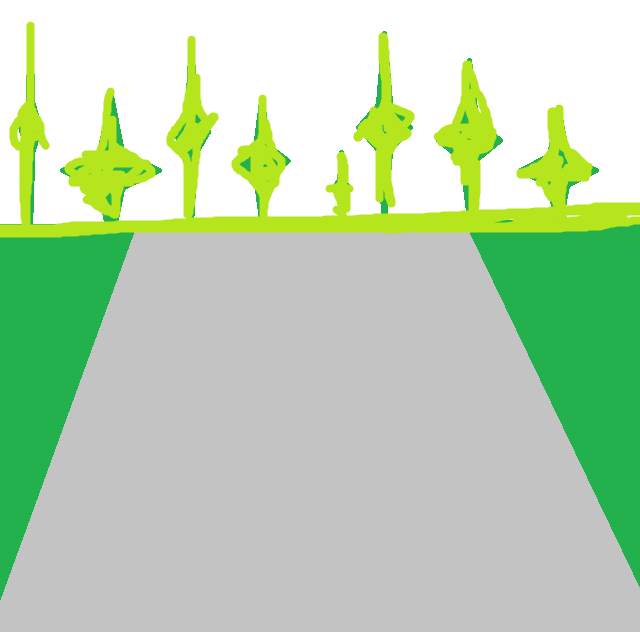
#> input picture pics/path.png, 640 x 632 px, found by its file name
$ python pathplanning.py
#> lines starting #> are read from the running program, lines starting #| are printed output that depends on the picture; after the words box and inside, x2 and y2 are one past the last pixel; in counts of white or black regions, pixels touching at a corner belong together
import cv2
import numpy as np

img = cv2.imread("pics/path.png")
#> img is the input picture: shape (632, 640, 3); mean B, G, R 179.9, 212, 187.3

#Converting to hsv for preprocessing
hsv = cv2.cvtColor(img,cv2.COLOR_BGR2HSV)
#> hsv: shape (632, 640, 3); mean H, S, V 13.2, 48.8, 212
edges = cv2.Canny(img,50,150,apertureSize = 3)
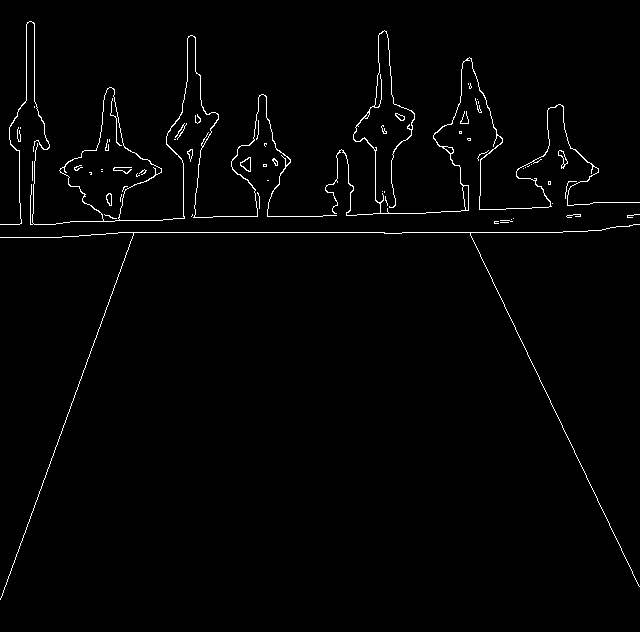
#> edges: shape (632, 640); 1.5% white in thin lines or dots

#Restricting view to Region Of Interest
height = np.size(hsv,0)
#> height = 632
width = np.size(hsv,1)
#> width = 640
hsv = hsv[(int)(5*height/14):height, 0:width]
#> hsv: shape (407, 640, 3); mean H, S, V 15.3, 47.7, 191.9

#Finding Min and Max HSV
h=[]
s=[]
v=[]

for i in hsv:
    for j in i:
        h.append(j[0])
        s.append(j[1])
        v.append(j[2])
#> after the loop, h = 260480 items; s = 260480 items; v = 260480 items

hmin = min(h)
#> hmin = 0
smin = min(s)
#> smin = 0
vmin = min(v)
#> vmin = 177
hmax = max(h)
#> hmax = 69
smax = max(s)
#> smax = 223
vmax = max(v)
#> vmax = 230

rangeMin = np.array([hmin, smin, vmin])
#> rangeMin = [0, 0, 177]
rangemax = np.array([hmax, smax, vmax])
#> rangemax = [69, 223, 230]

#Masking image
mask = cv2.inRange(hsv, rangeMin*1.1, rangemax/1.1)
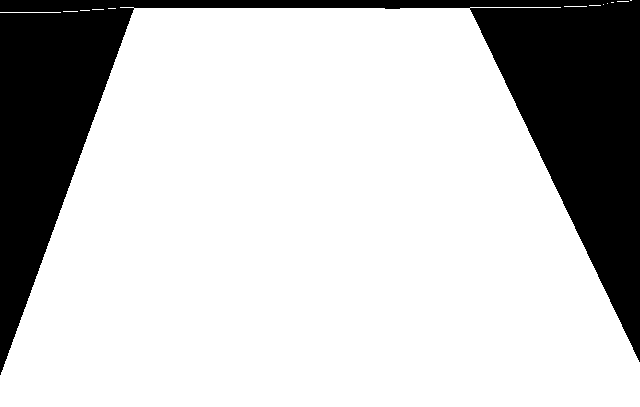
#> mask: shape (407, 640); 77% white; 1 black region, box (x1, y1, x2, y2) and area: (0, 0, 640, 375) 59825

#Average of pixels in the area
leftTop = 0
rightTop = 0
for i in range(50):
    for j in range(50):
        leftTop += mask[i][j]
#> after the loop, leftTop = 12750
for i in range(50):
    for j in range(50):
        rightTop += mask[i][639-j]
#> after the loop, rightTop = 7650

rightTop = rightTop/2500
#> rightTop = 3.06
leftTop = leftTop/2500
#> leftTop = 5.1
print(leftTop)
#| 5.1
print(rightTop)
#| 3.06

#Determining direction
if(rightTop>120):
    if(leftTop>120):
        print("Stright")
    else:
        print("Right")
else:
    if(leftTop>120):
        print("Left")
    else:
        print("Straight")

#Displaying images
cv2.imshow('img', img)
cv2.imshow('gray', hsv)
cv2.imshow('mask', mask)
cv2.waitKey(0)
cv2.destroyAllWindows()


# [20 lines of commented-out code are left out]
